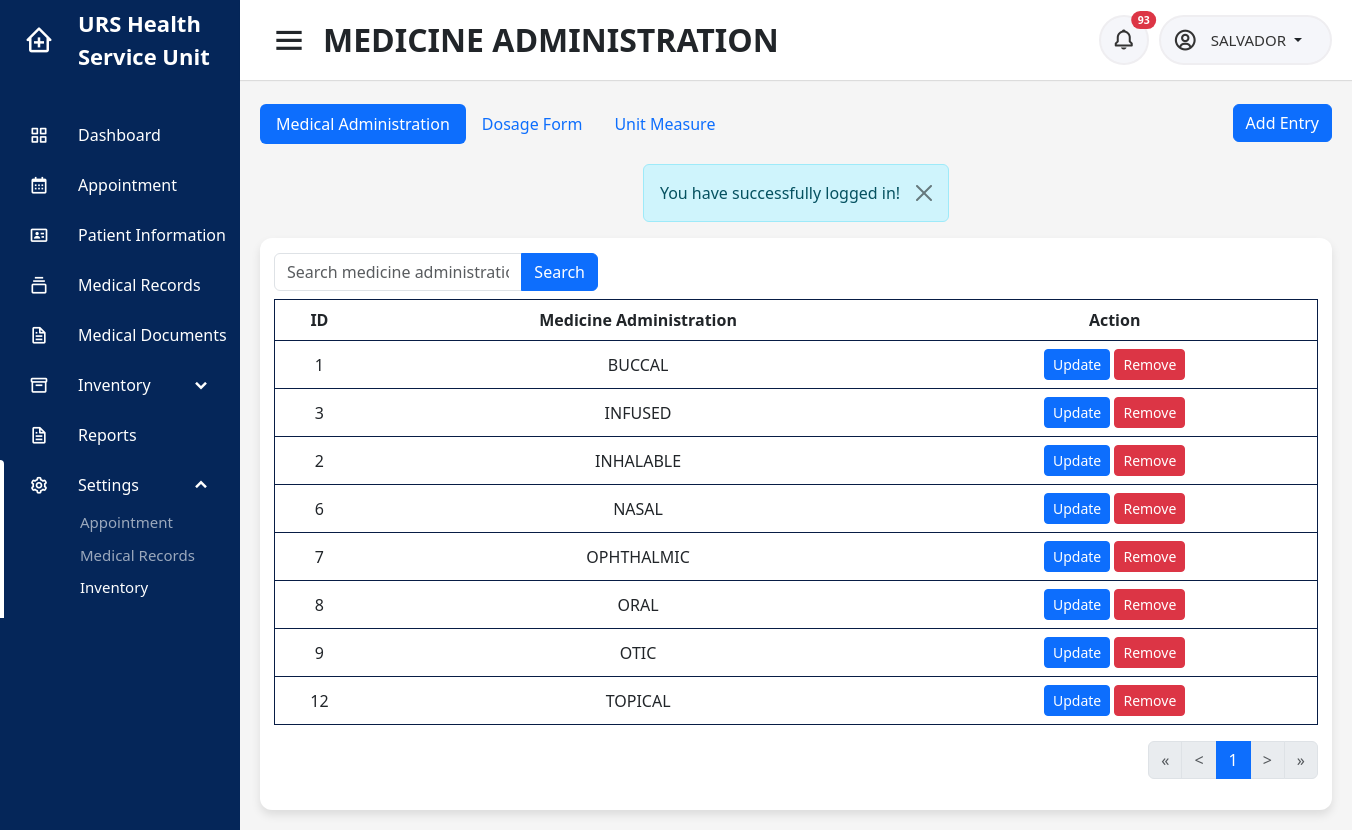
The page /users/nurse/medadmin_set.php (signed in) on the database its author committed.
### tables this page shows
CREATE TABLE `med_admin` (
  `id` int(11) NOT NULL,
  `med_admin` varchar(45) NOT NULL
);

### users/nurse/medadmin_set.php (the view, shortened to what this page needs)
<?php
include('../../connection.php');
$userid = $_SESSION['userid'];
$name = $_SESSION['username'];
$campus = $_SESSION['campus'];
if (isset($_GET['medadmin_set'])) {
    $medadmin_set = isset($_GET['medadmin_set']) ? $_GET['medadmin_set'] : '';
    $whereClause = "";
    if ($medadmin_set !== '') {
        $whereClause .= " WHERE med_admin LIKE '%$medadmin_set%'";
    }
    $sql_count = "SELECT COUNT(*) AS total_rows FROM med_admin $whereClause ORDER BY med_admin";
} else {
    $sql_count = "SELECT COUNT(*) AS total_rows FROM med_admin ORDER BY med_admin";
}
$count_result = $conn->query($sql_count);
if ($count_result) {
    $count_row = $count_result->fetch_assoc();
    $nr_of_rows = $count_row['total_rows'];
} else {
    echo "Error: " . $conn->error;
}
$rows_per_page = 10;
$page = isset($_GET['page']) ? $_GET['page'] : 1;
$start = ($page - 1) * $rows_per_page;
$pages = ceil($nr_of_rows / $rows_per_page);
$previous = $page - 1;
$next = $page + 1;
$start_loop = $page > 2 ? $page - 2 : 1;
$end_loop = $page < $pages - 2 ? $page + 2 : $pages;
?>
<!DOCTYPE html>
<html lang="en" dir="ltr">
<head>
    <?php include('../../includes/header.php'); ?>
</head>
<body id="<?php echo $id ?>">
    <?php include('../../includes/sidebar.php') ?>
    <section class="home-section">
        <nav>
            <div class="sidebar-button">
                <i class='bx bx-menu sidebarBtn'></i>
                <span class="dashboard">MEDICINE ADMINISTRATION</span>
            </div>
            <div class="right-nav">
                <div class="notification-button">
                    <button type="button" class="btn btn-sm position-relative" onclick="window.location.href = 'notification'">
                        <i class='bx bx-bell'></i>
                        <?php
                        $sql = "SELECT au.id, au.user, au.campus, au.activity, au.datetime, au.status, ac.firstname, ac.middlename, ac.lastname, ac.campus, i.image FROM audit_trail au INNER JOIN account ac ON ac.accountid = au.user INNER JOIN patient_image i ON i.patient_id = au.user WHERE ((au.activity LIKE '%added a walk-in schedule%' AND au.activity LIKE '%$campus%') OR (au.activity LIKE '%cancelled a walk-in schedule%' AND au.activity LIKE '%$campus%') OR au.activity LIKE 'sent%' OR au.activity LIKE 'cancelled%' OR au.activity LIKE 'uploaded medical document%' OR au.activity LIKE '%expired%') AND au.status='unread' AND au.user != '$userid' ORDER BY au.datetime DESC";
                        $result = mysqli_query($conn, $sql);
                        if ($row = mysqli_num_rows($result)) {
                        ?>
                            <span class="position-absolute top-0 start-100 translate-middle badge rounded-pill bg-danger">
                                <?= $row ?>
                            </span>
                        <?php
                        }
                        ?>
                    </button>
                </div>
                <div class="profile-details">
                    <i class='bx bx-user-circle'></i>
                    <div class="dropdown">
                        <a class="btn dropdown-toggle" href="#" role="button" data-bs-toggle="dropdown" aria-expanded="false">
                            <span class="admin_name">
                                <?php
                                echo $name ?>
                            </span>
                        </a>
                    </div>
                </div>
            </div>
        </nav>
        <div class="home-content">
            <div class="overview-boxes">
                <div class="inv-tabs">
                    <div class="tabs">
                        <ul class="nav nav-pills">
                            <li class="nav-item">
                                <a class="nav-link active" aria-current="page" href="#">Medical Administration</a>
                            </li>
                            <li class="nav-item">
                                <a class="nav-link" href="dform_set">Dosage Form</a>
                            </li>
                            <li class="nav-item">
                                <a class="nav-link" href="umeasure_set">Unit Measure</a>
                            </li>
                        </ul>
                    </div>
                    <div>
                        <button type="button" class="btn btn-primary" data-bs-toggle="modal" data-bs-target="#addmedadmin_set">Add Entry</button>
                    </div>
                </div>
                <?php
                include('../../includes/alert.php');
                ?>
                <div class="content">
                    <div class="row">
                        <div class="row">
                            <div class="col-md-4">
                                <form action="" method="get">
                                    <div class="row">
                                        <div class="col-md-12 mb-2">
                                            <div class="input-group">
                                                <input type="text" name="medadmin_set" value="<?= isset($_GET['medadmin_set']) == true ? $_GET['medadmin_set'] : '' ?>" class="form-control" placeholder="Search medicine administration">
                                                <button type="submit" class="btn btn-primary">Search</button>
                                            </div>
                                        </div>
                                    </div>
                                </form>
                            </div>
                        </div>
                        <div class="col-sm-12">
                            <div class="table-responsive">
                                <table class="table">
                                    <thead class="head">
                                        <tr>
                                            <th>ID</th>
                                            <th>Medicine Administration</th>
                                            <th>Action</th>
                                    </thead>
                                    <tbody>
                                        <?php
                                        if (isset($_GET['medadmin_set']) && $_GET['medadmin_set'] != '') {
                                            $medadmin_set = $_GET['medadmin_set'];
                                            $count = 1;
                                            $sql = "SELECT * FROM med_admin WHERE med_admin LIKE '%$medadmin_set%' ORDER BY med_admin LIMIT $start, $rows_per_page";
                                            $result = mysqli_query($conn, $sql);
                                        } else {
                                            $sql = "SELECT * FROM med_admin ORDER BY med_admin LIMIT $start, $rows_per_page";
                                            $result = mysqli_query($conn, $sql);
                                        }
                                        if ($result) {
                                            if (mysqli_num_rows($result) > 0) {
                                                foreach ($result as $data) { ?>
                                                    <tr>
                                                        <td><?php echo $data['id']; ?></td>
                                                        <td><?php echo $data['med_admin']; ?></td>
                                                        <td>
                                                            <button type="button" class="btn btn-primary btn-sm" data-bs-toggle="modal" data-bs-target="#updatemedadmin_set<?php echo $data['id']; ?>">Update</button>
                                                            <button type="button" class="btn btn-danger btn-sm" data-bs-toggle="modal" data-bs-target="#removemedadmin_set<?php echo $data['id']; ?>">Remove</button>
                                                        </td>
                                                    </tr>
                                                <?php
                                                }
                                            }
                                        }
                                        ?>
                                    </tbody>
                                </table>
                                <ul class="pagination justify-content-end">
                                    <?php
                                    if (mysqli_num_rows($result) > 0) : ?>
                                        <li class="page-item <?= $page == 1 ? 'disabled' : ''; ?>">
                                            <a class="page-link" href="?<?= isset($_GET['medadmin_set']) ? 'medadmin_set=' . $_GET['medadmin_set'] . '&' : '' ?>page=<?= 1; ?>">&laquo;</a>
                                        </li>
                                        <li class="page-item <?php echo $page == 1 ? 'disabled' : ''; ?>">
                                            <a class="page-link" href="?<?= isset($_GET['medadmin_set']) ? 'medadmin_set=' . $_GET['medadmin_set'] . '&' : '' ?>page=<?= $previous; ?>">&lt;</a>
                                        </li>
                                        <?php for ($i = $start_loop; $i <= $end_loop; $i++) : ?>
                                            <li class="page-item <?php echo $page == $i ? 'active' : ''; ?>">
                                                <a class="page-link" href="?<?= isset($_GET['medadmin_set']) ? 'medadmin_set=' . $_GET['medadmin_set'] . '&' : '' ?>page=<?= $i; ?>"><?= $i; ?></a>
                                            </li>
                                        <?php endfor; ?>
                                        <li class="page-item <?php echo $page == $pages ? 'disabled' : ''; ?>">
                                            <a class="page-link" href="?<?= isset($_GET['medadmin_set']) ? 'medadmin_set=' . $_GET['medadmin_set'] . '&' : '' ?>page=<?= $next; ?>">&gt;</a>
                                        </li>
                                        <li class="page-item <?php echo $page == $pages ? 'disabled' : ''; ?>">
                                            <a class="page-link" href="?<?= isset($_GET['medadmin_set']) ? 'medadmin_set=' . $_GET['medadmin_set'] . '&' : '' ?>page=<?= $pages; ?>">&raquo;</a>
                                        </li>
                                    <?php endif; ?>
                                </ul>
                            </div>
                        </div>
                    </div>
                </div>
            </div>
        </div>
    </section>
</body>
</html>

### css/dashboard.css (style rules this page uses)
.home-section { position: relative; background: #f5f5f5; min-height: 100vh; width: calc(100% - 240px); left: 240px; transition: all 0.5s ease; }
.home-section nav { display: flex; justify-content: space-between; height: 80px; background: #fff; align-items: center; position: fixed; width: calc(100% - 240px); left: 240px; z-index: 100; padding: 0 20px 0 30px; box-shadow: 0 1px 1px rgba(0, 0, 0, 0.1); transition: all 0.5s ease; }
.home-section nav .sidebar-button { display: flex; align-items: center; font-size: 32px; font-weight: 600; }
nav .sidebar-button i { font-size: 38px; margin-right: 15px; }
.home-section .right-nav { display: flex; }
.home-section .profile-details { display: flex; align-items: center; background: #f5f6fa; border: 2px solid #efeef1; border-radius: 50px; height: 50px; padding: 0 15px 0 2px; margin-left: 10px; }
.home-section nav .notification-button { display: flex; align-items: center; justify-content: center; background: #f5f6fa; border: 2px solid #efeef1; border-radius: 50px; height: 50px; min-width: 50px; }
nav .notification-button i { font-size: 24px; color: #333; }
.home-section nav .notification-button button { display: flex; justify-content: center; align-items: center; height: 42px; min-width: 30px; border-radius: 50%; }
nav .profile-details .admin_name { font-size: 15px; font-weight: 500; color: #333; white-space: nowrap; }
nav .profile-details i { font-size: 25px; color: #333; padding-left: 10px; }
.home-section .home-content { position: relative; justify-content: center; padding-top: 104px; }
.home-content .overview-boxes { display: flex; align-items: center; justify-content: space-between; flex-wrap: wrap; padding: 0 20px; }
.home-content .overview-boxes .content { margin-bottom: 20px; width: 100%; background: #fff; padding: 15px 14px; border-radius: 12px; box-shadow: 0 5px 10px rgba(0, 0, 0, 0.1); }
.home-content .table-inv tr, td, th { border: none; padding: 8px; text-align: center; }
.home-content table { border-collapse: collapse; width: 100%; vertical-align: middle; }
.head { background-color: #081d45; color: white; }
.home-content tr, td, th { border: 1px solid #081d45; padding: 8px; text-align: center; }
:root { --Red: hsl(1, 90%, 64%); --Blue: hsl(219, 85%, 26%); --White: hsl(0, 0%, 100%); --Very-light-grayish-blue: hsl(210, 60%, 98%); --Light-grayish-blue-1: hsl(211, 68%, 94%); --Light-grayish-blue-2: hsl(205, 33%, 90%); --Grayish-blue: hsl(219, 14%, 63%); --Dark-grayish-blue: hsl(219, 12%, 42%); --Very-dark-blue: hsl(224, 21%, 14%); }
.inv-tabs { display: flex; justify-content: space-between; width: 100%; margin-bottom: 20px; }

### rows shown on the page
med_admin: id "1", med_admin "BUCCAL"
med_admin: id "3", med_admin "INFUSED"
med_admin: id "2", med_admin "INHALABLE"
med_admin: id "6", med_admin "NASAL"
med_admin: id "7", med_admin "OPHTHALMIC"
med_admin: id "8", med_admin "ORAL"
med_admin: id "9", med_admin "OTIC"
med_admin: id "12", med_admin "TOPICAL"

### other values the page prints
$row "93"
$name "SALVADOR"
$_SESSION['alert'] "You have successfully logged in!"
